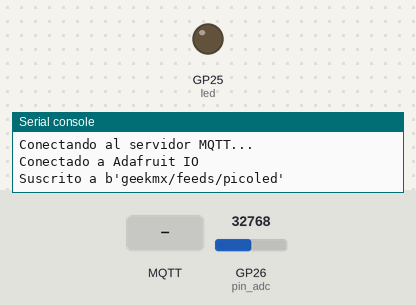
The program below on a simulated Raspberry Pi Pico running MicroPython. Shown: output pins drawn as LEDs (lit = HIGH), the last lines printed to the serial console. The inputs (shaded band) are chosen by the test bench; at power-on: GP26 (pin_adc) = 32768 (analog values on the 0–65535 scale). WiFi joins after 1.5 s; no MQTT or app messages arrive unless stated.

Above: at 3.3 s.
3.4 s: MQTT message "ON" arrives on the first subscribed topic
At 4.6 s:
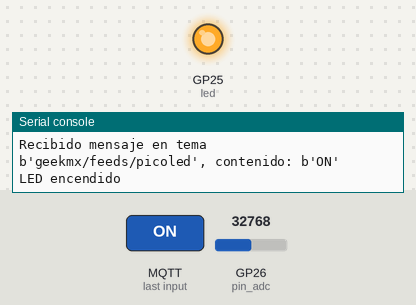
4.9 s: MQTT message "OFF" arrives on the first subscribed topic
At 5.8 s:
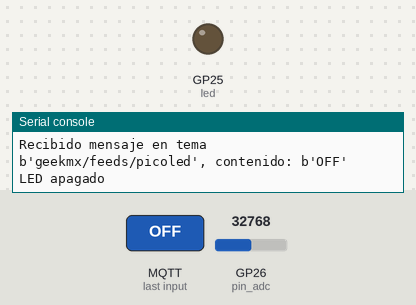
Timing chart, 0 to 7.9 s (numbered marks = the images above; inputs shaded):
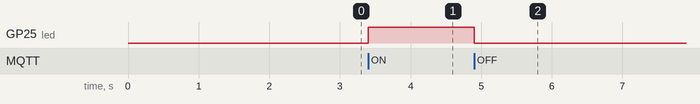

The program:

main.py
```python
# GEEK FACTORY - Dale vuelo a tus proyectos
# https://www.geekfactory.mx
#
# Ejemplo de publicación y suscripción MQTT con Adafruit IO.
#
# Este programa realiza dos tareas:
#
# 1. Lee la temperatura de un sensor LM35DZ conectado al ADC de la
#    Raspberry Pi Pico y publica el valor en Adafruit IO.
#
# 2. Se suscribe a un feed de Adafruit IO para controlar el LED
#    integrado de la Raspberry Pi Pico desde Internet.
#
# NOTA:
# Este programa está diseñado para utilizarse junto con el archivo boot.py,
# que establece previamente la conexión a la red WiFi.

import time
import machine
import network
import ubinascii
from umqtt.simple import MQTTClient


# Usuario MQTT de Adafruit IO
AIO_USER = b'geekmx'

# Clave MQTT de Adafruit IO
AIO_KEY = b'REEMPLAZAR_CON_CLAVE_DE_ADAFRUIT_IO'

# Dirección y puerto del servidor MQTT
AIO_SERVER = b'io.adafruit.com'
AIO_PORT = 1883

# Tema MQTT donde se envía la temperatura
TOPIC_TEMPERATURE = b'geekmx/feeds/picotemp'

# Tema MQTT al que nos suscribimos para controlar el LED
TOPIC_LED = b'geekmx/feeds/picoled'

# Intervalo entre publicaciones, en milisegundos
PUBLISH_INTERVAL = 10_000


# Obtener acceso a la interfaz WiFi
wlan = network.WLAN(network.STA_IF)

# Generar el identificador del cliente MQTT usando la dirección MAC
AIO_CLIENT_ID = b'PICO-' + ubinascii.hexlify(wlan.config('mac'))

# Objeto para controlar el LED integrado
led = machine.Pin('LED', machine.Pin.OUT)

# ADC donde está conectado el sensor de temperatura
pin_adc = machine.ADC(0)


def mqtt_callback(topic, message):
    """
    Esta función se ejecuta cuando se recibe un mensaje MQTT.
    """

    print(f'Recibido mensaje en tema {topic}, contenido: {message}')

    if message == b'ON':
        print('LED encendido')
        led.on()

    elif message == b'OFF':
        print('LED apagado')
        led.off()

    else:
        print('Mensaje no reconocido')


def lm35_read_temperature(sensor_adc, vref=3300, samples=10):
    """
    Función para leer un sensor de temperatura LM35DZ.

    :param sensor_adc: Objeto machine.ADC asociado al sensor.
    :param vref: Voltaje de referencia del ADC en milivolts.
    :param samples: Número de muestras para promediar.

    :return: Temperatura medida en grados centígrados.
    """

    total = 0
    LM35_SAMPLE_WAIT = 20

    # Tomar varias mediciones del ADC
    for _ in range(samples):
        total += sensor_adc.read_u16()
        time.sleep_ms(LM35_SAMPLE_WAIT)

    # Calcular el promedio de las lecturas
    readings_average = total / samples

    # Convertir la lectura promedio a milivolts
    voltage_mv = (readings_average * vref) / 65535

    # El LM35 entrega 10 mV por cada grado centígrado
    return voltage_mv / 10.0


# Crear el cliente MQTT
mqtt_client = MQTTClient(AIO_CLIENT_ID, AIO_SERVER, AIO_PORT, AIO_USER, AIO_KEY)

# Configurar la función que procesa los mensajes recibidos
mqtt_client.set_callback(mqtt_callback)


try:
    # Conectar al servidor MQTT
    print('Conectando al servidor MQTT...')
    mqtt_client.connect()
    print('Conectado a Adafruit IO')

    # Suscribirnos al tema que controla el LED
    mqtt_client.subscribe(TOPIC_LED)
    print(f'Suscrito a {TOPIC_LED}')

    # Registrar el momento de la última publicación
    last_publish = time.ticks_ms()

    # Ciclo principal
    while True:

        # Procesar los mensajes MQTT entrantes
        mqtt_client.check_msg()

        # Revisar si ya pasó el intervalo entre publicaciones
        current_time = time.ticks_ms()
        if time.ticks_diff(current_time, last_publish) >= PUBLISH_INTERVAL:

            # Leer la temperatura
            temperature = lm35_read_temperature(pin_adc)

            print(f'Temperatura: {temperature:.2f} °C')
            print(f'Publicando en {TOPIC_TEMPERATURE}')

            # Publicar la temperatura
            mqtt_client.publish(TOPIC_TEMPERATURE, str(temperature).encode())

            last_publish = current_time

except Exception as error:
    print('Error MQTT:')
    print(error)
```

boot.py
```python
# GEEK FACTORY - Dale vuelo a tus proyectos
# https://www.geekfactory.mx
#
# Ejemplo para conectarse a una red WiFi en modo estación (STA) usando
# MicroPython.
#
# NOTA: Este programa puede guardarse como boot.py. MicroPython ejecuta
# este archivo automáticamente al iniciar la Raspberry Pi Pico W, por lo
# que cuando se ejecute main.py la conexión WiFi ya estará establecida.

# Importar los módulos de python usados por este programa
import network
import time
import machine

# Variables que almacenan el nombre de la red inalámrica (SSID)
# y la contraseña que usaremos para autenticarnos con nuestro router.
SSID = 'geek-ejemplos'
PASSWORD = 'geekfactorymx'

# Creamos el objeto que nos permitirá acceder a las funcionalidades
# de la interfaz inalámbrica. Usamos el parámetro network.STA_IF para indicar que
# la interfaz WiFi se utilizará en modo estación (STA) para conectarnos a un router.
wlan = network.WLAN(network.STA_IF)

# Activamos el hardware de la interfaz WiFi
wlan.active(True)

print(f'Conectando a WiFi {SSID}', end='')

# Damos la instrucción de conexión al access point que tenemos configurado
wlan.connect(SSID, PASSWORD)

# Intentar conectar por 30 segundos, registramos el tiempo al iniciar
connect_start = time.ticks_ms()
# Iniciamos un ciclo en el que revisamos cada segundo si se logró la conexión
while not wlan.isconnected():
    print('.', end='')
    time.sleep(1)
    if time.ticks_diff(time.ticks_ms(), connect_start) >= 30_000:
        break

# Llamada a print() para saltar a la siguiente linea
print()

# Revisar si estamos conectados e imprimir la configuración IP que le asignó el router
# a nuestra tarjeta de desarrollo Raspberry Pi Pico.
if wlan.isconnected():
    print('Conectado a AP WiFi')
    print(wlan.ifconfig())
else:
    print(f'No se puede conectar al AP WiFi {SSID}')
    # En caso de que no logremos conectarnos podemos esperar unos segundos
    # y posteriormente reiniciar la tarjeta para intentarlo de nuevo.
    time.sleep(10)
    machine.reset()
```

Measured:
- after the input at 3.4 s, GP25 (led): LOW → HIGH at once
- after the input at 4.9 s, GP25 (led): HIGH → LOW at once
